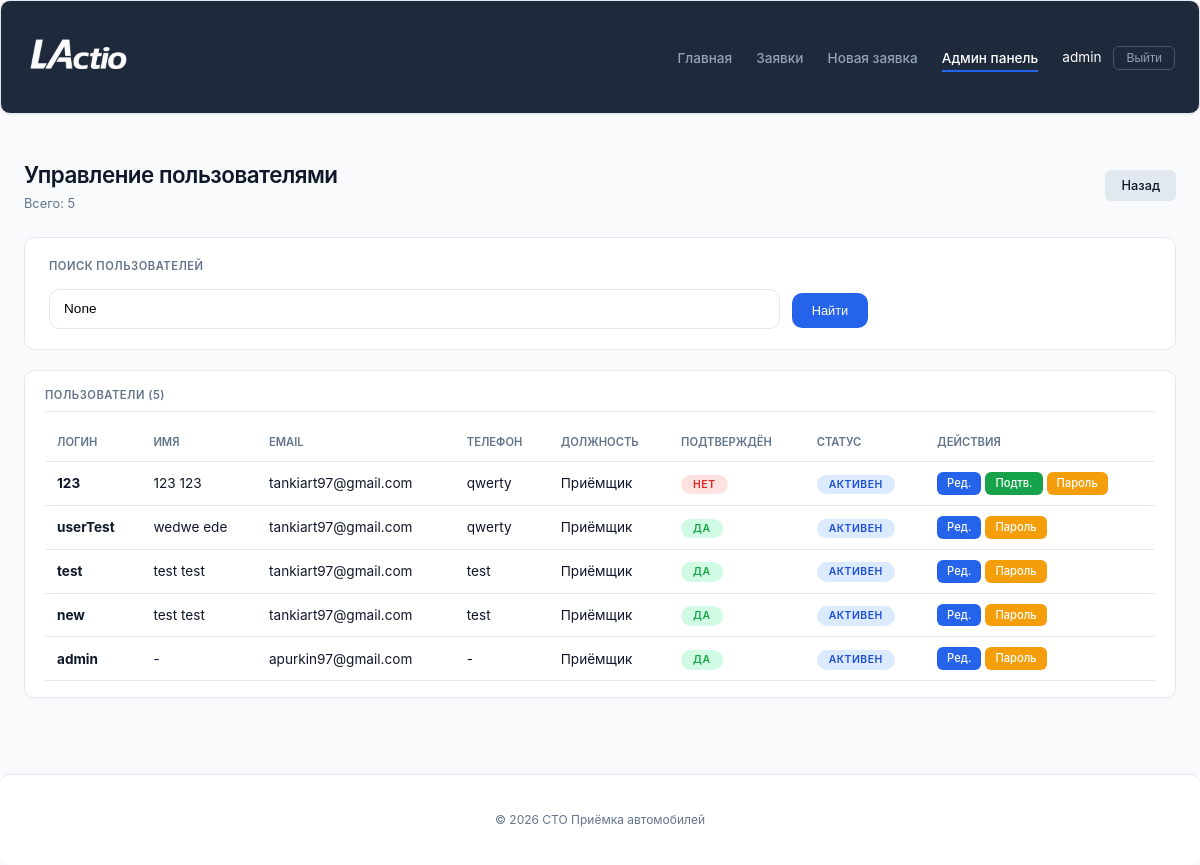
The page /admin-panel/users/ (signed in) on the database its author committed.
### service_reception/models.py (models this page shows, shortened)
class User(AbstractUser):
    POSITION_CHOICES = [
        ('admin', 'Администратор'),
        ('receptionist', 'Приёмщик'),
        ('master', 'Мастер'),
    ]
    phone = models.CharField(max_length=20, blank=True, verbose_name='Телефон')
    position = models.CharField(max_length=50, choices=POSITION_CHOICES, default='receptionist', verbose_name='Должность')
    avatar = models.ImageField(upload_to='avatars/', blank=True, null=True, verbose_name='Фото')
    is_approved = models.BooleanField(default=False, verbose_name='Подтверждён администратором')
    class Meta:
        verbose_name = 'Пользователь'
        verbose_name_plural = 'Пользователи'

### service_reception/admin_views.py (the view, shortened to what this page needs)
# urls.py: path('admin-panel/users/', admin_views.admin_users, name='admin_users'),
@login_required
@user_passes_test(is_admin)
def admin_users(request):
    users = User.objects.all().order_by('-date_joined')
    search = request.GET.get('search')
    context = {'users': users, 'search': search}
    return render(request, 'reception/admin/users.html', context)

### service_reception/admin_views.py (called while the page is built)
def is_admin(user):
    return user.is_staff or user.is_superuser

### service_reception/templates/reception/admin/users.html (shortened to what this page needs)
{% extends 'reception/base.html' %}
{% block content %}
<div class="page_header">
    <div>
        <div class="title">Управление пользователями</div>
        <div class="subtitle">Всего: {{ users.count }}</div>
    </div>
    <div class="actions">
        <a href="{% url 'service_reception:admin_dashboard' %}" class="btn btn_secondary">Назад</a>
    </div>
</div>
<div class="search_section">
    <div class="search_title">Поиск пользователей</div>
    <form method="get" class="search_form">
        <div class="search_field_group" style="grid-column: span 2;">
            <input type="text" name="search" class="search_field_input" placeholder="Поиск по имени, логину, email..." value="{{ search }}">
        </div>
        <div class="search_buttons">
            <button type="submit" class="btn btn_primary">Найти</button>
        </div>
    </form>
</div>
<div class="card">
    <div class="card_header">Пользователи ({{ users.count }})</div>
    {% if users %}
    <div class="table_wrapper">
        <table class="data_table">
            <thead>
                <tr>
                    <th class="data_table_header">Логин</th>
                    <th class="data_table_header">Имя</th>
                    <th class="data_table_header">Email</th>
                    <th class="data_table_header">Телефон</th>
                    <th class="data_table_header">Должность</th>
                    <th class="data_table_header">Подтверждён</th>
                    <th class="data_table_header">Статус</th>
                    <th class="data_table_header">Действия</th>
                </tr>
            </thead>
            <tbody>
                {% for u in users %}
                <tr>
                    <td class="data_table_cell"><strong>{{ u.username }}</strong></td>
                    <td class="data_table_cell">{{ u.get_full_name|default:"-" }}</td>
                    <td class="data_table_cell">{{ u.email|default:"-" }}</td>
                    <td class="data_table_cell">{{ u.phone|default:"-" }}</td>
                    <td class="data_table_cell">{{ u.get_position_display }}</td>
                    <td class="data_table_cell">
                        {% if u.is_approved %}
                            <span class="status_badge status_completed">Да</span>
                        {% else %}
                            <span class="status_badge status_cancelled">Нет</span>
                        {% endif %}
                    </td>
                    <td class="data_table_cell">
                        {% if u.is_active %}
                            <span class="status_badge status_active">Активен</span>
                        {% else %}
                            <span class="status_badge status_draft">Заблокирован</span>
                        {% endif %}
                    </td>
                    <td class="data_table_cell">
                        <div style="display: flex; gap: 4px; flex-wrap: wrap;">
                            <a href="{% url 'service_reception:admin_user_detail' u.id %}" class="btn btn_primary btn_small">Ред.</a>
                            {% if not u.is_approved %}
                            <a href="{% url 'service_reception:admin_user_approve' u.id %}" class="btn btn_success btn_small">Подтв.</a>
                            {% endif %}
                            <a href="{% url 'service_reception:admin_user_change_password' u.id %}" class="btn btn_warning btn_small">Пароль</a>
                        </div>
                    </td>
                </tr>
                {% endfor %}
            </tbody>
        </table>
    </div>
    {% else %}
    <div class="empty_state">Пользователи не найдены</div>
    {% endif %}
</div>
{% endblock %}

### service_reception/templates/reception/base.html (shortened to what this page needs)
{% load static %}
<!DOCTYPE html>
<html lang="ru">
<head>
    <link rel="stylesheet" href="{% static 'css/style.css' %}">
</head>
<body>
    <nav class="navbar_custom">
        <div class="main_container">
            <div class="nav_inner">
                <a class="navbar_brand" href="{% url 'service_reception:home' %}">
                    <img src="{% static 'images/logoo.png' %}" alt="СТО Приёмка" class="logo_img" style="height: 48px !important; width: auto !important;">
                </a>
                <ul class="navbar_menu">
                    <li><a class="navbar_link {% if request.path == '/' %}active{% endif %}" href="{% url 'service_reception:home' %}">Главная</a></li>
                    <li><a class="navbar_link {% if request.path == '/requests/' %}active{% endif %}" href="{% url 'service_reception:request_list' %}">Заявки</a></li>
                    <li><a class="navbar_link {% if request.path == '/requests/create/' %}active{% endif %}" href="{% url 'service_reception:request_create' %}">Новая заявка</a></li>
                    {% if user.is_authenticated %}
                        {% if user.is_staff %}
                        <li><a class="navbar_link {% if '/admin-panel/' in request.path %}active{% endif %}" href="{% url 'service_reception:admin_dashboard' %}">Админ панель</a></li>
                        {% endif %}
                        <li class="nav_user">
                            <span class="nav_username">{{ user.get_full_name|default:user.username }}</span>
                            <form method="post" action="{% url 'service_reception:logout' %}" class="nav_logout_form">
                                <button type="submit" class="btn_logout">Выйти</button>
                            </form>
                        </li>
                    {% else %}
                        <li><a class="btn btn_login" href="{% url 'service_reception:login' %}">Вход</a></li>
                        <li><a class="btn btn_register" href="{% url 'service_reception:register' %}">Регистрация</a></li>
                    {% endif %}
                </ul>
            </div>
        </div>
    </nav>
    <main class="main_container">
        {% block content %}{% endblock %}
    </main>
    <footer class="footer_custom">
        <div class="main_container">
            <p>© {% now "Y" %} СТО Приёмка автомобилей</p>
        </div>
    </footer>
</body>
</html>

### rows shown on the page
User: get_full_name "admin", username "admin", get_full_name "-", email "apurkin97@gmail.com", phone "-", position "Приёмщик", is_approved "ДА", is_active "АКТИВЕН"
User: username "123", get_full_name "123 123", email "tankiart97@gmail.com", phone "qwerty", position "Приёмщик", is_approved "НЕТ", is_active "АКТИВЕН"
User: username "userTest", get_full_name "wedwe ede", email "tankiart97@gmail.com", phone "qwerty", position "Приёмщик", is_approved "ДА", is_active "АКТИВЕН"
User: username "test", get_full_name "test test", email "tankiart97@gmail.com", phone "test", position "Приёмщик", is_approved "ДА", is_active "АКТИВЕН"
User: username "new", get_full_name "test test", email "tankiart97@gmail.com", phone "test", position "Приёмщик", is_approved "ДА", is_active "АКТИВЕН"

### other values the page prints
{{ users.count }} "5"
